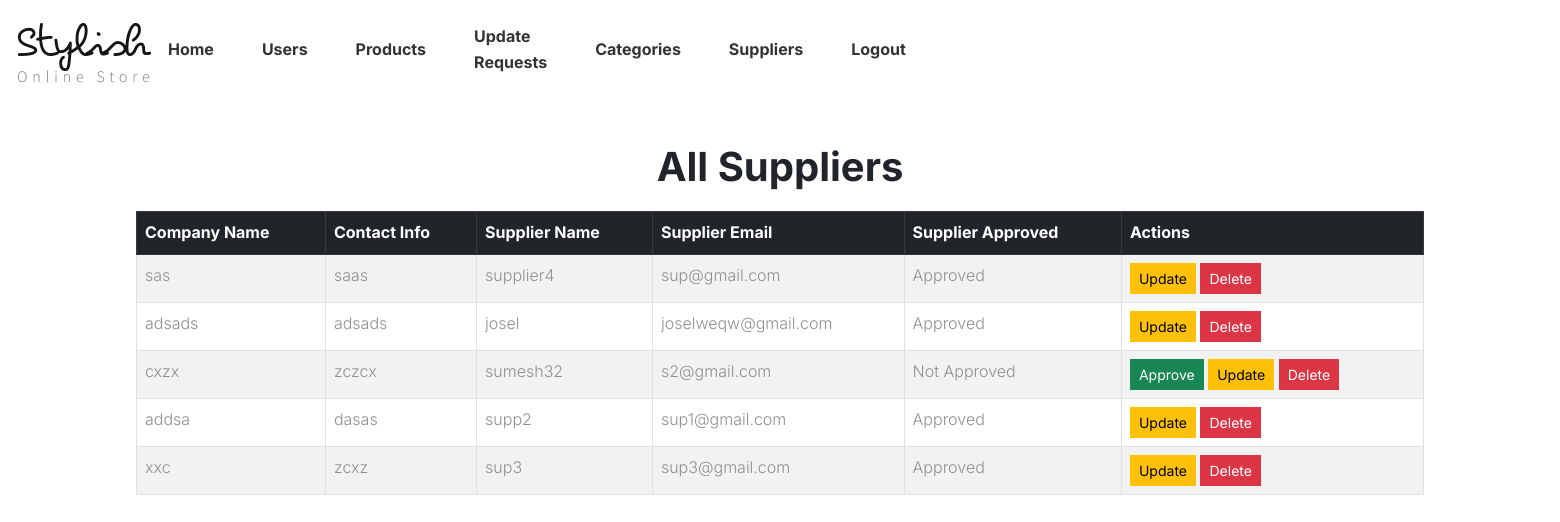
/view_all_suppliers/, run on an earlier commit of the app's database.
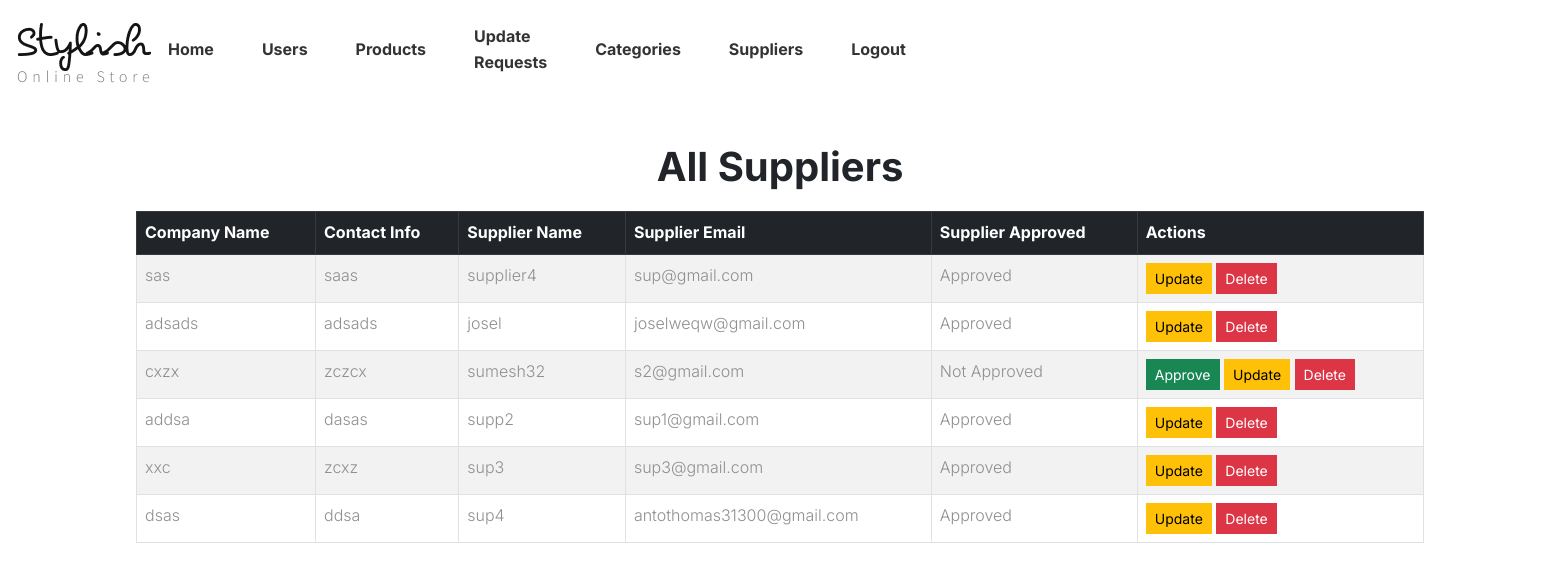
And on a later commit of the database.
### shoeapp/models.py (models this page shows, shortened)
class Supplier(models.Model):
    user = models.OneToOneField(User, on_delete=models.CASCADE, related_name="supplier")
    company_name = models.CharField(max_length=200)
    contact_info = models.TextField()
    is_approved = models.BooleanField(default=False)

class User(AbstractUser):
    ROLE_CHOICES = [
        ('admin', 'Admin'),
        ('supplier', 'Supplier'),
        ('user', 'User'),
    ]
    role = models.CharField(max_length=10, choices=ROLE_CHOICES)
    is_approved = models.BooleanField(default=False)
    groups = models.ManyToManyField(
        'auth.Group',
        related_name='shoeapp_user_set',
        blank=True,
        help_text='The groups this user belongs to. A user will get all permissions granted to each of their groups.',
        verbose_name='groups',
    )
    user_permissions = models.ManyToManyField(
        'auth.Permission',
        related_name='shoeapp_user_permissions_set',
        blank=True,
        help_text='Specific permissions for this user.',
        verbose_name='user permissions',
    )

### shoeapp/views.py (the view)
# urls.py: path('view_all_suppliers/', view_all_suppliers, name='view_all_suppliers'),
def view_all_suppliers(request):
    suppliers = Supplier.objects.all()
    return render(request, 'admin/view_all_suppliers.html', {'suppliers': suppliers})

### templates/admin/view_all_suppliers.html (shortened to what this page needs)
{% load static %}
<!DOCTYPE html>
<html lang="en">
  <head>
    <link
      href="https://cdn.jsdelivr.net/npm/bootstrap@5.3.1/dist/css/bootstrap.min.css"
      rel="stylesheet"
    />
  </head>
  {% include 'admin/admin_header.html' %}
  <body>
    <div class="container mt-5">
      <h1 class="mb-4 text-center">All Suppliers</h1>
      <div class="table-responsive">
        <table class="table table-bordered table-striped table-hover">
          <thead class="table-dark">
            <tr>
              <th>Company Name</th>
              <th>Contact Info</th>
              <th>Supplier Name</th>
              <th>Supplier Email</th>
              <th>Supplier Approved</th>
              <th>Actions</th>
            </tr>
          </thead>
          <tbody>
            {% for supplier in suppliers %}
            <tr>
              <td>{{ supplier.company_name }}</td>
              <td>{{ supplier.contact_info }}</td>
              <td>{{ supplier.user.username }}</td>
              <td>{{ supplier.user.email }}</td>
              <td>
                {{ supplier.user.is_approved|yesno:"Approved,Not Approved" }}
              </td>
              <td>
                {% if not supplier.user.is_approved %}
                <a
                  href="{% url 'approve_supplier' supplier.id %}"
                  class="btn btn-success btn-sm"
                >
                  Approve
                </a>
                {% endif %}
                <a
                  href="{% url 'update_supplier' supplier.id %}"
                  class="btn btn-warning btn-sm"
                >
                  Update
                </a>
                <a
                  href="{% url 'delete_supplier' supplier.id %}"
                  class="btn btn-danger btn-sm"
                >
                  Delete
                </a>
              </td>
            </tr>
            {% endfor %}
          </tbody>
        </table>
      </div>
    </div>
  </body>
</html>

What changed in the data, as far as the page shows it:
added Supplier: company_name "dsas", contact_info "ddsa", user.username "sup4", user.email "antothomas31300@gmail.com", user.is_approved "Approved"
